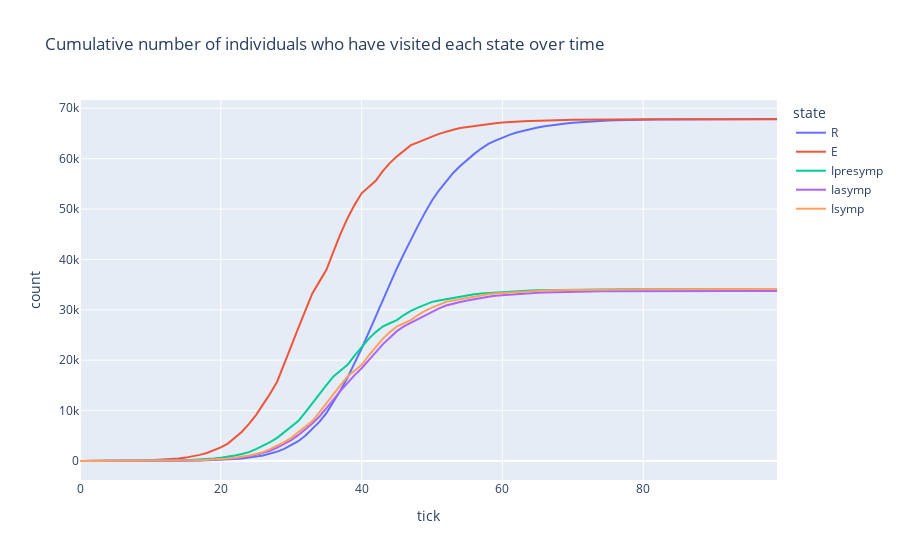

Notebook code for this chart:
### Code cell
num_ticks = simulator.num_ticks(output_file)
state_tick_cum_counts = simulator.compute_state_tick_cum_counts(transitions, num_ticks)

states = state_tick_cum_counts.columns
states.remove("tick")

title = "Cumulative number of individuals who have visited each state over time"
pdf = state_tick_cum_counts.melt(id_vars="tick", value_vars=states, variable_name="state", value_name="count")
px.line(pdf, x="tick", y="count", color="state", title=title)
